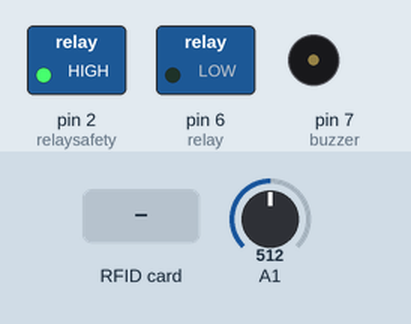
This sketch was run on a simulated Arduino Uno, built with avr-gcc and run on an emulated ATmega328P. On the bench: switched loads named in the sketch (green lamp = pin HIGH), buzzer (waves = sounding, pin HIGH). The inputs (shaded band) are chosen by the test bench; at power-on: A1 = 512. Pins used as bus, display or sensor lines are not drawn; what the sketch prints to the serial monitor is not drawn.

Above: at 1.2 s.
1.3 s: RFID card 5E 7A 19 C4 held to the reader
Timing chart, 0 to 4.3 s (numbered marks = the images above; inputs shaded):
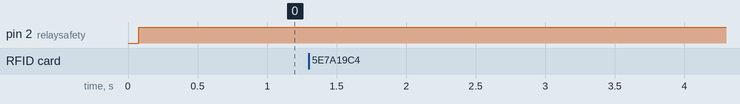

The sketch:

octavius.ino
```cpp
#include <RFID.h>

/*
* Read a card using a mfrc522 reader on your SPI interface
* Pin layout should be as follows (on Arduino Uno):
* MOSI: Pin 11 / ICSP-4
* MISO: Pin 12 / ICSP-1
* SCK: Pin 13 / ISCP-3
* SS/SDA: Pin 10
* RST: Pin 9
*/

#include <SPI.h>
#include <RFID.h>

#define SS_PIN 10
#define RST_PIN 9


RFID rfid(SS_PIN,RST_PIN);
int pizflag=0;
int relaysafety=2;
int relay = 6;
int buzzer = 7;
int serNum[5];
int thresh = 400;
int cards[][5] = {
  {144,34,90,168,64}

};

bool access = false;

void setup(){

    Serial.begin(9600);
    SPI.begin();
    rfid.init();

    pinMode(relaysafety, OUTPUT);
    pinMode(relay, OUTPUT);
    pinMode(A1, INPUT);
    pinMode(buzzer,OUTPUT);
//    pinMode()
    //digitalWrite(relaysafety,HIGH);

}

void loop(){
//    analogWrite(relay, 0);/
    if(rfid.isCard()){

        if(rfid.readCardSerial()){
            Serial.print(rfid.serNum[0]);
            Serial.print(" ");
            Serial.print(rfid.serNum[1]);
            Serial.print(" ");
            Serial.print(rfid.serNum[2]);
            Serial.print(" ");
            Serial.print(rfid.serNum[3]);
            Serial.print(" ");
            Serial.print(rfid.serNum[4]);
            Serial.println("");

            for(int x = 0; x < sizeof(cards); x++){
              for(int i = 0; i < sizeof(rfid.serNum); i++ ){
                  if(rfid.serNum[i] != cards[x][i]) {
                      access = false;
                      break;
                  } else {
                      access = true;
                  }
              }
              if(access) break;
            }

        }

       if(access){
          Serial.println("Welcome!");
           digitalWrite(relay, HIGH);
      } else {
           Serial.println("Not allowed!");
           digitalWrite(buzzer, HIGH);
       }
    }
    else{
      digitalWrite(relay, LOW);
    }

    rfid.halt();

//    pizo
    int pizval=analogRead(A1);
    Serial.println(pizval);

//    for(int pizval=10;pizval<170;pizval++)
    if(pizval>thresh && pizflag==0){

      digitalWrite(relaysafety, HIGH);
      delay(1000);
      pizflag=1;
    }
//    else{
//      digitalWrite(relay, LOW);
//    }


digitalWrite(buzzer, LOW);
 }
```
